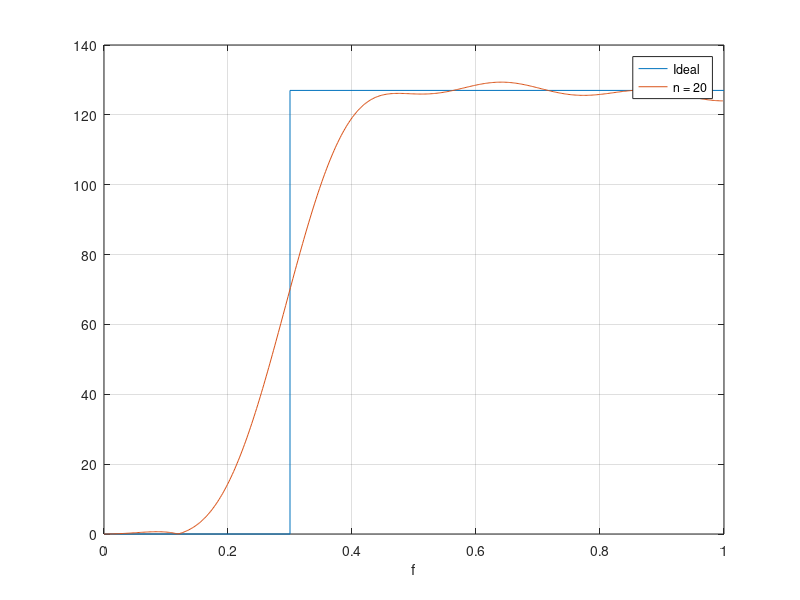

This chart was generated by the following MATLAB code: (Note: this script raises an error after producing the figure.)
n = 20;
f = [0 0.3 0.3 1];
m = [0 0 127 127];

bi = round(fir2(n, f, m));

[h1, w] = freqz(bi, 1);

plot(f, m, w/pi, abs(h1));
xlabel('f');
lgsfir = sprintf("n = %d", n);
lgs = {'Ideal', lgsfir};
legend(lgs);
grid on;

str = sprintf('%d, ', bi);
coeff_format = sprintf("{%s}", str(1:end-2));
fprintf(coeff_format);
clipboard('copy', coeff_format);
clear;
